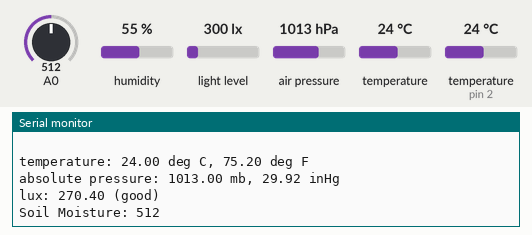
Recording of a sketch running on a simulated Arduino Uno, built with avr-gcc and run on an emulated ATmega328P. On the bench: the last lines printed to the serial monitor. Wiring (inferred from the names in the program): TSL2561 light sensor at I2C address 0x39. Inputs (shaded band) come from the test bench; at power-on: humidity 55 %, light level 300 lx, A0 = 512, air pressure 1013 hPa, temperature (sensor on pin 2) 24 °C, temperature 24 °C.

Above: at 1.2 s.
1.3 s: humidity set to 22 %
At 3.0 s:
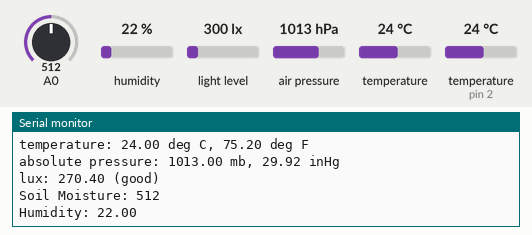
5.6 s: light level set to 40 lx
At 6.34 s:
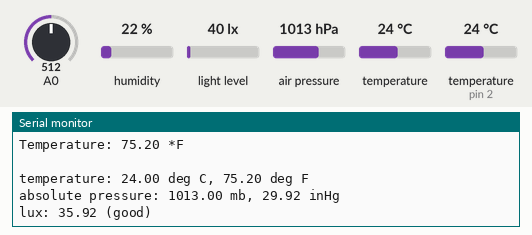
8.7 s: A0 set to 716
At 11.3 s:
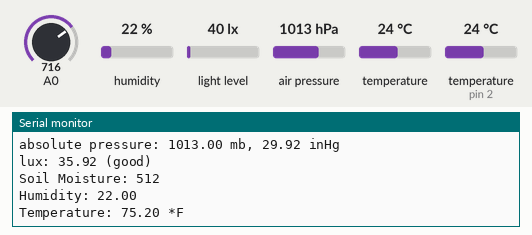
11.8 s: air pressure set to 952 hPa
At 14.0 s:
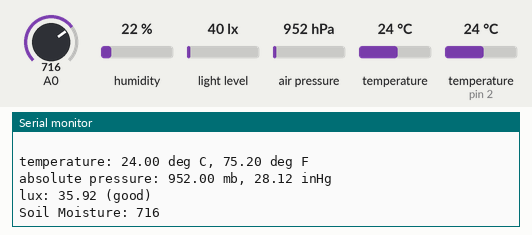
14.9 s: temperature (sensor on pin 2) set to 12 °C
At 17.7 s:
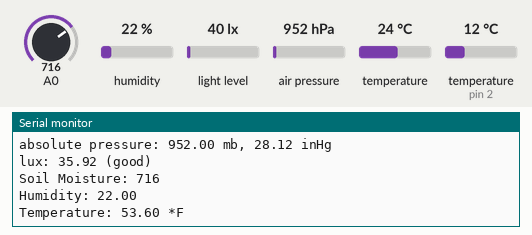
18.0 s: temperature (sensor 0) set to 12 °C
At 21.6 s:
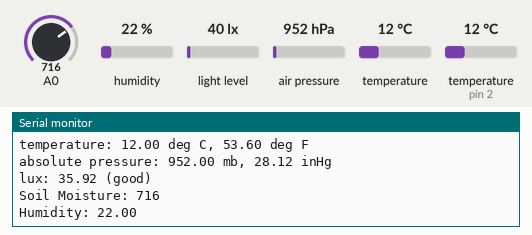

Measured:
- after the input at 1.3 s, the serial monitor: prints a new line after 0.88 s (image 1)
- after the input at 5.6 s, the serial monitor: prints a new line after 0.73 s (image 2)
- after the input at 11.8 s, the serial monitor: prints a new line after 0.59 s (image 4)
- after the input at 14.9 s, the serial monitor: prints a new line after 1.6 s (image 5)
- after the input at 18.0 s, the serial monitor: prints a new line after 0.50 s (image 6)

The sketch:

Arduino-All-Sensors-v2.ino
```cpp
/*Mark Enriquez
Portable Weather Station

Arduino-All-Sensors-v2 was used to check if each sensors connected onto the Arduino, worked simultaneously

I had worked on most of this source code and it had been checked and edited by my other members of the group.*/


#include <Wire.h>
#include <SoftwareSerial.h> //communication on digital pins
#include <SparkFunTSL2561.h> //Luminosity sensor
#include <SFE_BMP180.h> //
#include "DHT.h" //Measure temperature

//Create  DHT22 sensor object.
DHT dht;

// You will need to create an SFE_BMP180 object, here called "pressure":
SFE_BMP180 pressure;

// Create an SFE_TSL2561 object, here called "lightSensor":
SFE_TSL2561 lightSensor;

// Global variables:
boolean gain;     // Gain setting, 0 = X1, 1 = X16;
unsigned int ms;  // Integration ("shutter") time in milliseconds


// function prototypes
void updateTS( String H, String T1, String P, String T2);
void sendCommand(String cmd);
boolean connectWiFi();
float DHT22Read(int s);
double BMP180Read(int s);
double TSL2561Read();
void printError(byte error);

void setup()
{
  restart:  //label

  Serial.begin(9600);

  // Initialize DHT22 sensor.
  dht.setup(2);

  // Initialize BMP180 sensor.
  if (pressure.begin())
  {
    Serial.println("BMP180 init success");
  }
  else
  {
    // Oops, something went wrong, this is usually a connection problem,
    Serial.println("BMP180 init fail\n\n");
    goto restart; //go to label "restart"
  }

    pinMode(A0,INPUT);

  // Initialize TSL2561 sensor.
  lightSensor.begin();
  // The light sensor has a default integration time of 402ms,
  // and a default gain of low (1X).
  // If you would like to change either of these, you can
  // do so using the setTiming() command.
  // If gain = false (0), device is set to low gain (1X)
  // If gain = high (1), device is set to high gain (16X)
  gain = 0;
  // If time = 0, integration will be 13.7ms
  // If time = 1, integration will be 101ms
  // If time = 2, integration will be 402ms
  // If time = 3, use manual start / stop to perform your own integration
  unsigned char time = 1;
  // setTiming() will set the third parameter (ms) to the
  // requested integration time in ms (this will be useful later):
  Serial.println("Set timing...");
  lightSensor.setTiming(gain,time,ms);
  // To start taking measurements, power up the sensor:
  Serial.println("Powerup...");
  lightSensor.setPowerUp();
  // The sensor will now gather light during the integration time.
  // After the specified time, you can retrieve the result from the sensor.
  // Once a measurement occurs, another integration period will start.

}

void loop()
{
  Serial.println(" ");
  double temp2 = BMP180Read(0);
  double pressure = BMP180Read(1);
  double light = TSL2561Read();
  int soil = analogRead(A0);
  Serial.print("Soil Moisture: "); Serial.println(soil);
  float humidity = DHT22Read(0);
  float temp1 = DHT22Read(2);
  delay(2000);
}

//Temperature and Humidity
/* This was mainly used for Humidity readings*/
float DHT22Read(int s)
{
  delay(dht.getMinimumSamplingPeriod());  // Pause for ~2 seconds.
  float h,t,f;
  // Reading temperature or humidity takes about 250 milliseconds!
  // Sensor readings may also be up to 2 seconds 'old' (its a very slow sensor)
  switch (s)
  {
      case 0:
        h = dht.getHumidity();
        // Check if any reads failed and exit early (to try again).
        if (isnan(h))
          {
            Serial.println("Failed to read from DHT sensor!");
            return 0.0;
          }
          else
          {
            Serial.print("Humidity: ");
            Serial.println(h);
            return h;
          }
        break;

      case 1:
        // Read temperature as Celsius (the default)
        t = dht.getTemperature();
        // Check if any reads failed and exit early (to try again).
        if (isnan(t))
          {
            Serial.println("Failed to read from DHT sensor!");
            return 0.0;
          }
          else
          {
            Serial.print("Temperature: ");
            Serial.print(t);
            Serial.println(" *C ");
            return t;
          }
        break;

      case 2:
        // Read temperature as Celsius (the default)
        t = dht.getTemperature();
        // Read temperature as Fahrenheit (isFahrenheit = true)
        f = dht.toFahrenheit(t);
        // Check if any reads failed and exit early (to try again).
        if (isnan(t) || isnan(f))
          {
            Serial.println("Failed to read from DHT sensor!");
            return 0.0;
          }
          else
          {
            Serial.print("Temperature: ");
            Serial.print(f);
            Serial.println(" *F ");
            return f;
          }
          break;

      default: Serial.println("Wrong Case Selected!\n"); break;
  }
}

double BMP180Read(int s)
{
  char status;
  double T,P,p0,a;
  switch (s)
  {
      case 0:
        // Start a temperature measurement:
        // If request is successful, the number of ms to wait is returned.
        // If request is unsuccessful, 0 is returned.
        status = pressure.startTemperature();
        if (status != 0)
          {
            // Wait for the measurement to complete:
            delay(status);

            // Retrieve the completed temperature measurement:
            // Note that the measurement is stored in the variable T.
            // Function returns 1 if successful, 0 if failure.
            status = pressure.getTemperature(T);
            if (status != 0)
              {
                // Print out the measurement:
                Serial.print("temperature: ");
                Serial.print(T,2);
                Serial.print(" deg C, ");
                Serial.print((9.0/5.0)*T+32.0,2);
                Serial.println(" deg F");
                return ((9.0/5.0)*T+32.0);
              }
              else Serial.println("error starting temperature measurement\n");
            }
            else Serial.println("error starting temperature measurement\n");

        break;

      case 1:
        // Start a temperature measurement:
        // If request is successful, the number of ms to wait is returned.
        // If request is unsuccessful, 0 is returned.
        status = pressure.startTemperature();
        if (status != 0)
          {
            // Wait for the measurement to complete:
            delay(status);

            // Retrieve the completed temperature measurement:
            // Note that the measurement is stored in the variable T.
            // Function returns 1 if successful, 0 if failure.
            status = pressure.getTemperature(T);
            if (status != 0)
              {
            // Start a pressure measurement:
            // The parameter is the oversampling setting, from 0 to 3 (highest res, longest wait).
            // If request is successful, the number of ms to wait is returned.
            // If request is unsuccessful, 0 is returned.
            status = pressure.startPressure(3);
            if (status != 0)
              {
                // Wait for the measurement to complete:
                delay(status);

                // Retrieve the completed pressure measurement:
                // Note that the measurement is stored in the variable P.
                // Note also that the function requires the previous temperature measurement (T).
                // (If temperature is stable, you can do one temperature measurement for a number of pressure measurements.)
                // Function returns 1 if successful, 0 if failure.

                status = pressure.getPressure(P,T);
                if (status != 0)
                  {
                    // Print out the measurement:
                    Serial.print("absolute pressure: ");
                    Serial.print(P,2);
                    Serial.print(" mb, ");
                    Serial.print(P*0.0295333727,2);
                    Serial.println(" inHg");
                    return P;
                  }
                  else Serial.println("error retrieving pressure measurement\n");
                }
                else Serial.println("error retrieving pressure measurement\n");
              }
              else Serial.println("error starting temperature measurement\n");
            }
            else Serial.println("error starting temperature measurement\n");
        break;

      default: Serial.println("Wrong Case Selected!\n"); break;
  }
}

double TSL2561Read()
{
  // Wait between measurements before retrieving the result
  // (You can also configure the sensor to issue an interrupt
  // when measurements are complete)

  // This sketch uses the TSL2561's built-in integration timer.
  // You can also perform your own manual integration timing
  // by setting "time" to 3 (manual) in setTiming(),
  // then performing a manualStart() and a manualStop() as in the below
  // commented statements:

  // ms = 1000;
  // light.manualStart();
  delay(ms);
  // light.manualStop();

  // Once integration is complete, we'll retrieve the data.

  // There are two light sensors on the device, one for visible light
  // and one for infrared. Both sensors are needed for lux calculations.

  // Retrieve the data from the device:

  unsigned int data0, data1;

  if (lightSensor.getData(data0,data1))
  {
    // getData() returned true, communication was successful
    /*
    Serial.println(" ");
    Serial.print("data0: ");
    Serial.print(data0);
    Serial.print(" data1: ");
    Serial.print(data1);
    */

    // To calculate lux, pass all your settings and readings
    // to the getLux() function.

    // The getLux() function will return 1 if the calculation
    // was successful, or 0 if one or both of the sensors was
    // saturated (too much light). If this happens, you can
    // reduce the integration time and/or gain.
    // For more information see the hookup guide at: https://learn.sparkfun.com/tutorials/getting-started-with-the-tsl2561-luminosity-sensor

    double lux;    // Resulting lux value
    boolean good;  // True if neither sensor is saturated

    // Perform lux calculation:

    good = lightSensor.getLux(gain,ms,data0,data1,lux);

    // Print out the results:

    Serial.print("lux: ");
    Serial.print(lux);
    if (good)
    {
      Serial.println(" (good)");
      return lux;
    }
    else
    {
      Serial.println(" (BAD)");
    }
  }
  else
  {
    // getData() returned false because of an I2C error, inform the user.

    byte error = lightSensor.getError();
    printError(error);
    return 0;
  }
}

void printError(byte error)
  // If there's an I2C error, this function will
  // print out an explanation.
{
  Serial.print("I2C error: ");
  Serial.print(error,DEC);
  Serial.print(", ");

  switch(error)
  {
    case 0:
      Serial.println("success");
      break;
    case 1:
      Serial.println("data too long for transmit buffer");
      break;
    case 2:
      Serial.println("received NACK on address (disconnected?)");
      break;
    case 3:
      Serial.println("received NACK on data");
      break;
    case 4:
      Serial.println("other error");
      break;
    default:
      Serial.println("unknown error");
  }
}
```

SparkFunTSL2561.h
```cpp
// (licence header left out)
#ifndef SparkFunTSL2561_h
#define SparkFunTSL2561_h

#include "Arduino.h"

class SFE_TSL2561
{
	public:
		SFE_TSL2561(void);
			// SFE_TSL2561 object

		boolean begin(void);
			// Initialize TSL2561 library with default address (0x39)
			// Always returns true

		boolean begin(char i2c_address);
			// Initialize TSL2561 library to arbitrary address or:
			// TSL2561_ADDR_0 (0x29 address with '0' shorted on board)
			// TSL2561_ADDR   (0x39 default address)
			// TSL2561_ADDR_1 (0x49 address with '1' shorted on board)
			// Always returns true

		boolean setPowerUp(void);
			// Turn on TSL2561, begin integration
			// Returns true (1) if successful, false (0) if there was an I2C error
			// (Also see getError() below)

		boolean setPowerDown(void);
			// Turn off TSL2561
			// Returns true (1) if successful, false (0) if there was an I2C error
			// (Also see getError() below)

		boolean setTiming(boolean gain, unsigned char time);
			// If gain = false (0), device is set to low gain (1X)
			// If gain = high (1), device is set to high gain (16X)
			// If time = 0, integration will be 13.7ms
			// If time = 1, integration will be 101ms
			// If time = 2, integration will be 402ms
			// If time = 3, use manual start / stop
			// Returns true (1) if successful, false (0) if there was an I2C error
			// (Also see getError() below)

		boolean setTiming(boolean gain, unsigned char time, unsigned int &ms);
			// Identical to above command, except ms is set to selected integration time
			// If gain = false (0), device is set to low gain (1X)
			// If gain = high (1), device is set to high gain (16X)
			// If time = 0, integration will be 13.7ms
			// If time = 1, integration will be 101ms
			// If time = 2, integration will be 402ms
			// If time = 3, use manual start / stop (ms = 0)
			// ms will be set to requested integration time
			// Returns true (1) if successful, false (0) if there was an I2C error
			// (Also see getError() below)

		boolean manualStart(void);
			// Starts a manual integration period
			// After running this command, you must manually stop integration with manualStop()
			// Internally sets integration time to 3 for manual integration (gain is unchanged)
			// Returns true (1) if successful, false (0) if there was an I2C error
			// (Also see getError() below)

		boolean manualStop(void);
			// Stops a manual integration period
			// Returns true (1) if successful, false (0) if there was an I2C error
			// (Also see getError() below)

		boolean getData(unsigned int &CH0, unsigned int &CH1);
			// Retrieve raw integration results
			// data0 and data1 will be set to integration results
			// Returns true (1) if successful, false (0) if there was an I2C error
			// (Also see getError() below)

		boolean getLux(unsigned char gain, unsigned int ms, unsigned int CH0, unsigned int CH1, double &lux);
			// Convert raw data to lux
			// gain: 0 (1X) or 1 (16X), see setTiming()
			// ms: integration time in ms, from setTiming() or from manual integration
			// CH0, CH1: results from getData()
			// lux will be set to resulting lux calculation
			// returns true (1) if calculation was successful
			// RETURNS false (0) AND lux = 0.0 IF EITHER SENSOR WAS SATURATED (0XFFFF)

		boolean setInterruptControl(unsigned char control, unsigned char persist);
			// Sets up interrupt operations
			// If control = 0, interrupt output disabled
			// If control = 1, use level interrupt, see setInterruptThreshold()
			// If persist = 0, every integration cycle generates an interrupt
			// If persist = 1, any value outside of threshold generates an interrupt
			// If persist = 2 to 15, value must be outside of threshold for 2 to 15 integration cycles
			// Returns true (1) if successful, false (0) if there was an I2C error
			// (Also see getError() below)

		boolean setInterruptThreshold(unsigned int low, unsigned int high);
			// Set interrupt thresholds (channel 0 only)
			// low, high: 16-bit threshold values
			// Returns true (1) if successful, false (0) if there was an I2C error
			// (Also see getError() below)

		boolean clearInterrupt(void);
			// Clears an active interrupt
			// Returns true (1) if successful, false (0) if there was an I2C error
			// (Also see getError() below)

		boolean getID(unsigned char &ID);
			// Retrieves part and revision code from TSL2561
			// Sets ID to part ID (see datasheet)
			// Returns true (1) if successful, false (0) if there was an I2C error
			// (Also see getError() below)

		byte getError(void);
			// If any library command fails, you can retrieve an extended
			// error code using this command. Errors are from the wire library:
			// 0 = Success
			// 1 = Data too long to fit in transmit buffer
			// 2 = Received NACK on transmit of address
			// 3 = Received NACK on transmit of data
			// 4 = Other error

//	private:

		boolean readByte(unsigned char address, unsigned char &value);
			// Reads a byte from a TSL2561 address
			// Address: TSL2561 address (0 to 15)
			// Value will be set to stored byte
			// Returns true (1) if successful, false (0) if there was an I2C error
			// (Also see getError() above)

		boolean writeByte(unsigned char address, unsigned char value);
			// Write a byte to a TSL2561 address
			// Address: TSL2561 address (0 to 15)
			// Value: byte to write to address
			// Returns true (1) if successful, false (0) if there was an I2C error
			// (Also see getError() above)

		boolean readUInt(unsigned char address, unsigned int &value);
			// Reads an unsigned integer (16 bits) from a TSL2561 address (low byte first)
			// Address: TSL2561 address (0 to 15), low byte first
			// Value will be set to stored unsigned integer
			// Returns true (1) if successful, false (0) if there was an I2C error
			// (Also see getError() above)

		boolean writeUInt(unsigned char address, unsigned int value);
			// Write an unsigned integer (16 bits) to a TSL2561 address (low byte first)
			// Address: TSL2561 address (0 to 15), low byte first
			// Value: unsigned int to write to address
			// Returns true (1) if successful, false (0) if there was an I2C error
			// (Also see getError() above)

		char _i2c_address;
		byte _error;
};

#define TSL2561_ADDR_0 0x29 // address with '0' shorted on board
#define TSL2561_ADDR   0x39 // default address
#define TSL2561_ADDR_1 0x49 // address with '1' shorted on board

// TSL2561 registers

#define TSL2561_CMD           0x80
#define TSL2561_CMD_CLEAR     0xC0
#define	TSL2561_REG_CONTROL   0x00
#define	TSL2561_REG_TIMING    0x01
#define	TSL2561_REG_THRESH_L  0x02
#define	TSL2561_REG_THRESH_H  0x04
#define	TSL2561_REG_INTCTL    0x06
#define	TSL2561_REG_ID        0x0A
#define	TSL2561_REG_DATA_0    0x0C
#define	TSL2561_REG_DATA_1    0x0E

#endif
```

Source omitted: LUM.cpp (10632 bytes)
